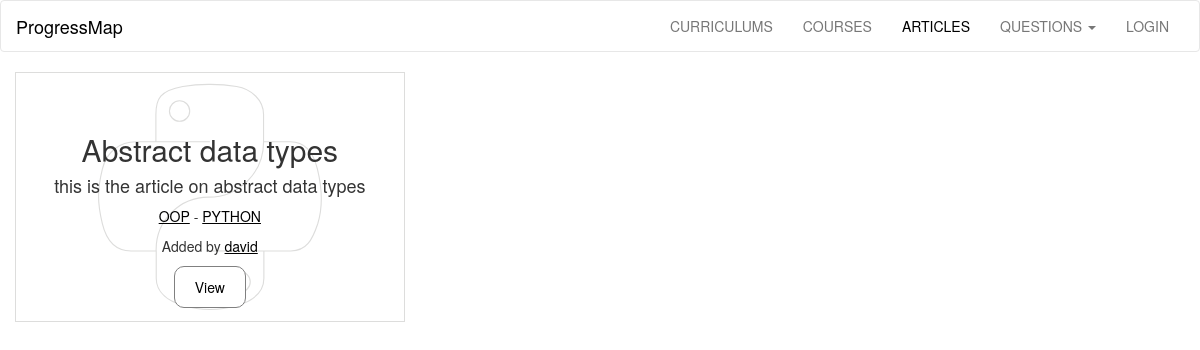
The page /articles/ on the database as committed earlier.
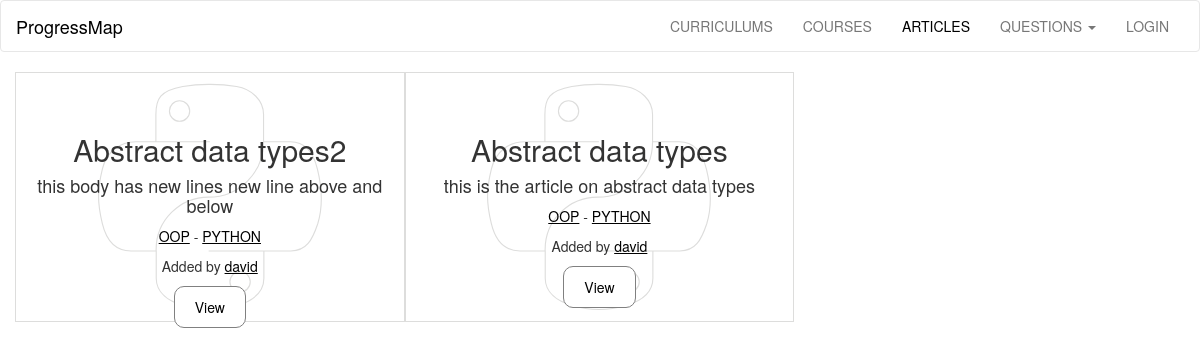
The same page on the database as committed later.
### progressMap/models.py (models this page shows, shortened)
class Articles(db.Model):
	id  = db.Column(db.Integer, primary_key = True)
	title = db.Column(db.String(300), nullable=False)
	description = db.Column(db.Text, nullable=False)
	questions = db.relationship('Questions', backref='article', lazy='dynamic')
	user_id = db.Column(db.Integer, db.ForeignKey('user.id'), nullable=False)
	course_id = db.Column(db.Integer, db.ForeignKey('courses.id'), nullable=False)
	curriculum_id = db.Column(db.Integer, db.ForeignKey('curriculums.id'), nullable=False)

class Courses(db.Model):
	id  = db.Column(db.Integer, primary_key = True)
	title = db.Column(db.String(300), nullable=False)
	description = db.Column(db.Text, nullable=False)
	articles =  db.relationship('Articles', backref='course', lazy='dynamic')
	user_id = db.Column(db.Integer, db.ForeignKey('user.id'), nullable=False)
	curriculum_id = db.Column(db.Integer, db.ForeignKey('curriculums.id'), nullable=False)

class Curriculums(db.Model):
	id  = db.Column(db.Integer, primary_key = True)
	title = db.Column(db.String(300), nullable=False)
	description = db.Column(db.Text, nullable=False)
	articles =  db.relationship('Articles', backref='curriculum', lazy='dynamic')
	courses =  db.relationship('Courses', backref='curriculum', lazy='dynamic')
	user_id = db.Column(db.Integer, db.ForeignKey('user.id'), nullable=False)

class User(db.Model, UserMixin):
	id = db.Column(db.Integer, primary_key = True)
	username = db.Column(db.String(40), unique = True)
	email = db.Column(db.String(120), unique = True)
	password_hash = db.Column(db.String)
	articles =  db.relationship('Articles', backref='user', lazy='dynamic')
	courses =  db.relationship('Courses', backref='user', lazy='dynamic')
	curriculums =  db.relationship('Curriculums', backref='user', lazy='dynamic')
	questions = db.relationship('Questions', backref='user', lazy='dynamic')
	comments = db.relationship('Comments', backref='user', lazy='dynamic')
	completed = db.relationship('Completed', backref='user', lazy='dynamic')
	allContent = db.relationship('AllContent', backref='user', lazy='dynamic')
	@property
	def password(self):
		raise AttributeError('password: write-only field')

### progressMap/articles/views.py (the view)
@articles.route('/', defaults={'page':'all'})
@articles.route('/<page>')
def show(page):
	if page == 'all':
		articlesList = models.getFromDb(models.Articles, 6)
		return render_template('articles.html', articlesList=articlesList)
	elif page == models.getByTitle(models.Articles, page).title:
		article = models.getByTitle(models.Articles, page)
		return render_template('showArticle.html', article=article)
	else:
		abort(404)

### progressMap/models.py (called while the page is built)
def getFromDb(className, num):
	return className.query.order_by(desc(className.title)).limit(num)

### progressMap/templates/articles.html (shortened to what this page needs)
{% extends 'base.html' %}
{% block articles_link %}
<li><a class="active" href="{{ url_for('articles.show')}}">ARTICLES</a></li>
{% endblock %}
{% block content %}
{% if articlesList %}
<section class="container-fluid content">
	{% for article in articlesList %}
	<section class="text-center tile">
		<article class="title {{article.curriculum.title}}">
			<br /><br /><br />
			<h2 style="margin-top: 0px;">{{ article.title.capitalize() }}</h2>
			<h4 class="desc">
				{{ article.description }}
			</h4>
			<p class="date underline">
				<a href="{{ url_for('courses.show', page=article.course.title)}}">{{ article.course.title.upper() }}</a> -
				<a href="{{ url_for('curriculums.show', page=article.curriculum.title)}}">{{ article.curriculum.title.upper() }}
				</a>
			</p>
			<p class="underline">Added by
				<a href="{{ url_for('user.userPage', username=article.user.username)}}">
					{{ article.user.username }}
				</a>
			</p>
			<a href="{{ url_for('articles.show', page=article.title)}}">
			<button class="button">View</button>
			</a>
		</article>
	</section>
	{% endfor %}
</section>
{% endif %}
{% endblock %}

Rows that differ between the two databases and show on the page:
added Articles: title "Abstract data types2", description "this body has new lines new line above and below", course "OOP", curriculum "PYTHON", user.username "david"
